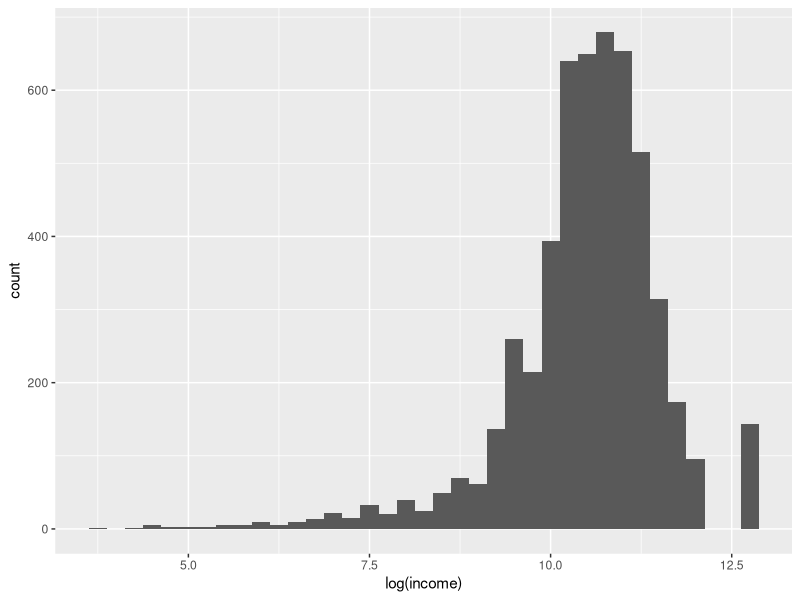
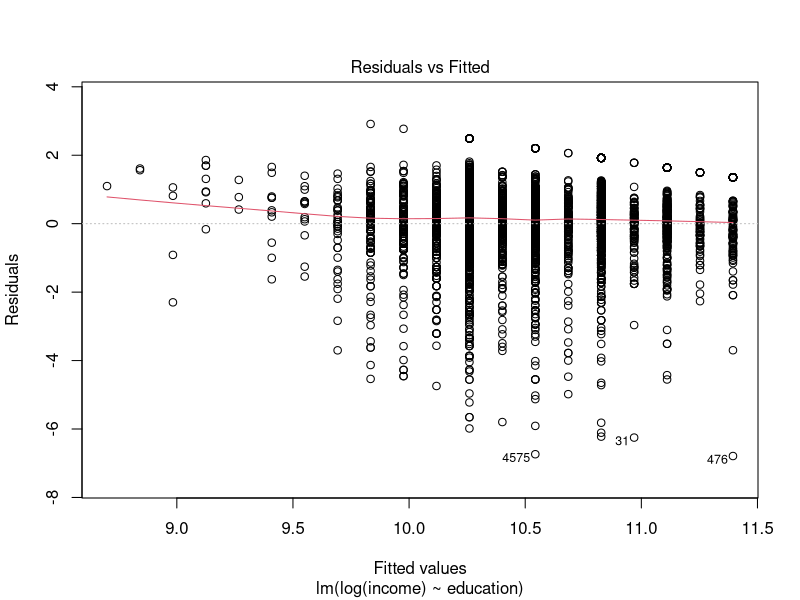
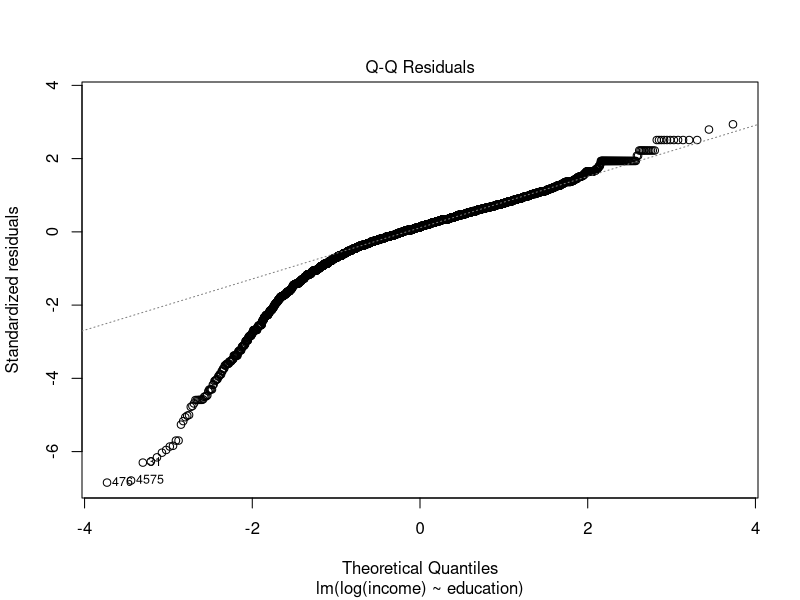
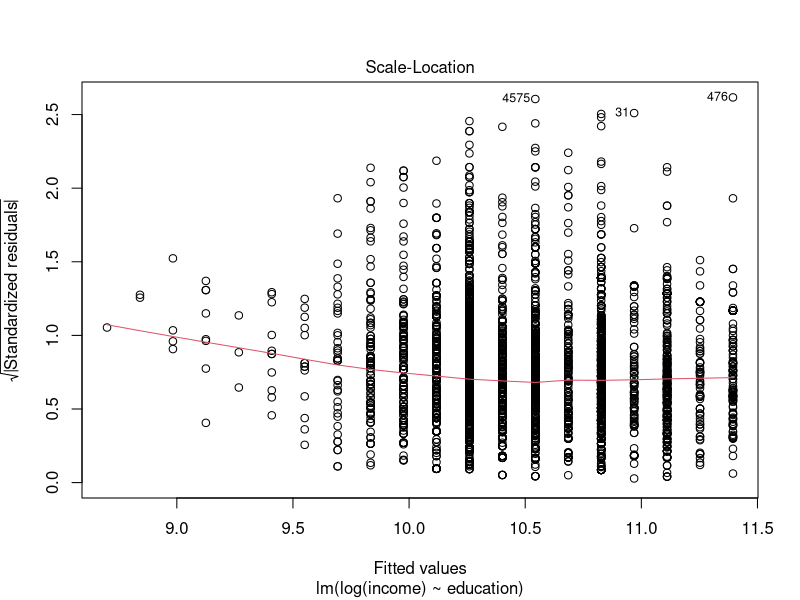
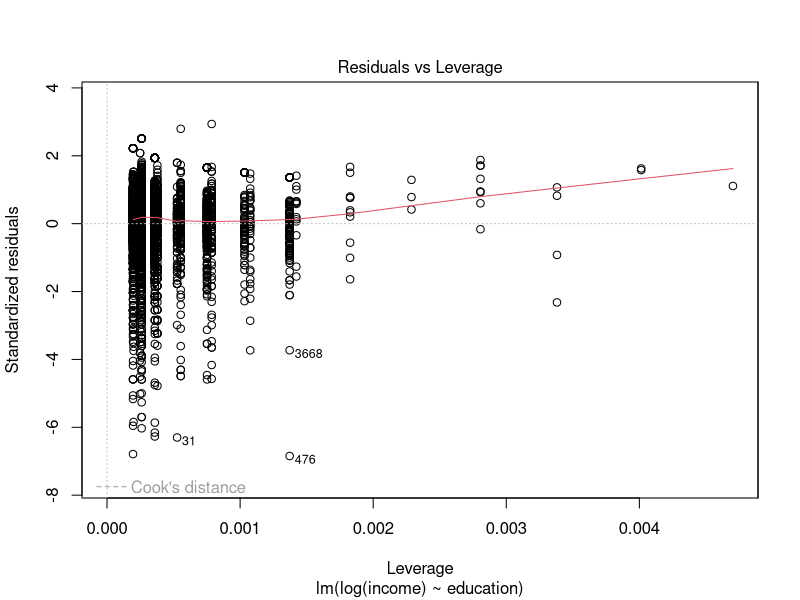
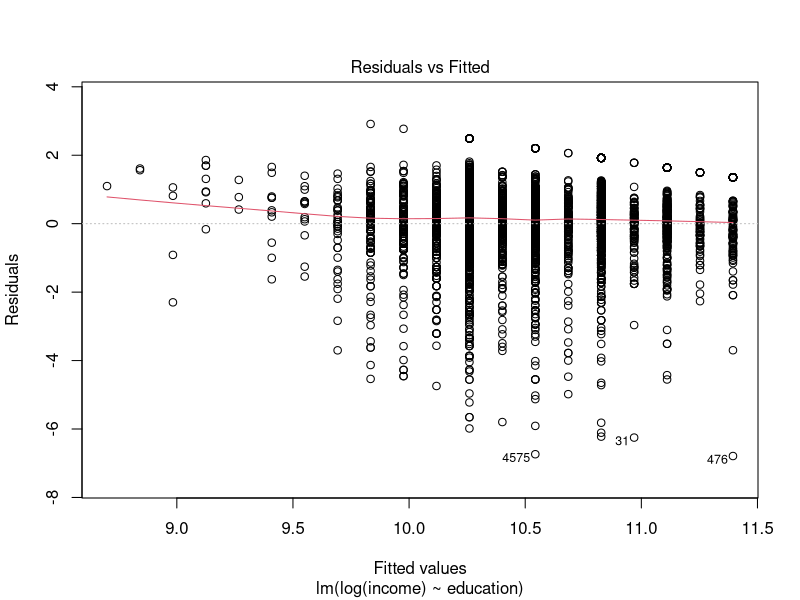
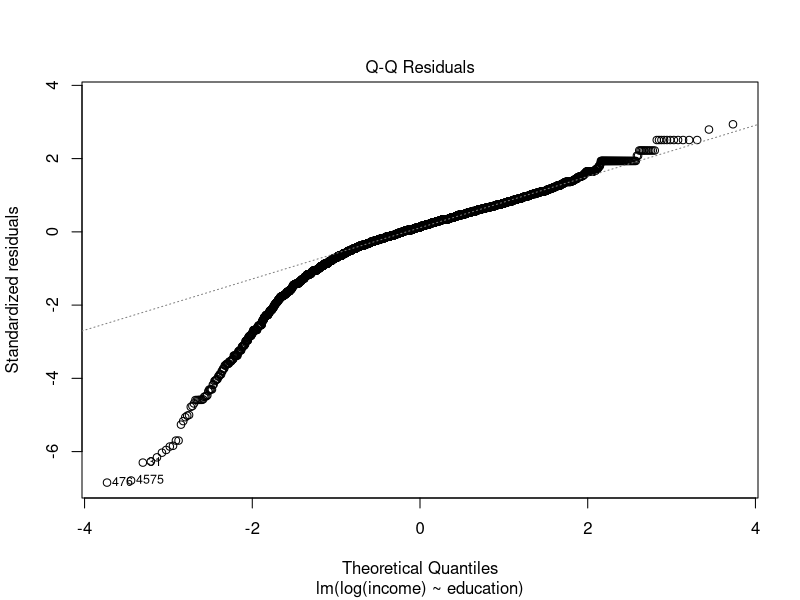
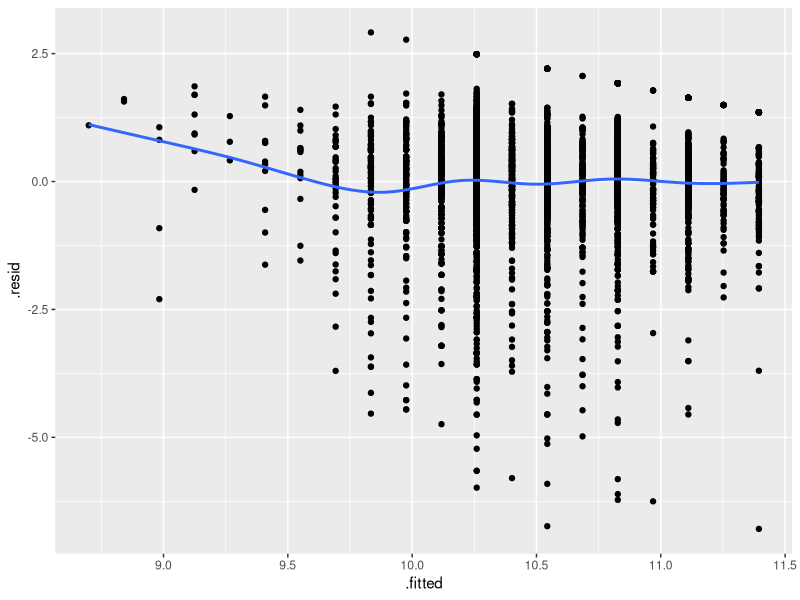

The R script that drew these images, in order: (Note: this script raises an error after producing the figures.)
## ---- chunk 1
library(dplyr)
library(modelr)
library(ggplot2)
library(skimr)
library(broom)
wages <- heights %>% filter(income > 0)
## ---- chunk 2
wages %>% skim()
wages %>% 
  ggplot(aes(log(income))) + geom_histogram(binwidth = 0.25)
## ---- chunk 3
mod_e <- lm(log(income) ~ education, data = wages)

## ---- chunk 4
mod_e
summary(mod_e)
names(mod_e)
mod_e$coefficients
## ---- chunk 5
plot(mod_e)
plot(mod_e, which=c(1,2))
## ---- chunk 6
ggplot(mod_e, aes(x=.fitted, y=.resid)) + geom_point() + geom_smooth(se = FALSE)

ggplot(mod_e, aes(sample = .resid)) + geom_qq()
## ---- chunk 7
mod_e %>% tidy()
mod_e %>% glance()
mod_e %>% augment()
mod_e %>% augment(data = wages)
## ---- chunk 8
mod_eh <- lm(log(income) ~ education + height, data = wages)

mod_eh %>% 
  tidy()
## ---- chunk 9
mod_ehs <- lm(log(income) ~ education + height + sex, data = wages)

mod_ehs %>% 
  tidy()
## ---- chunk 10

## ---- chunk 11

